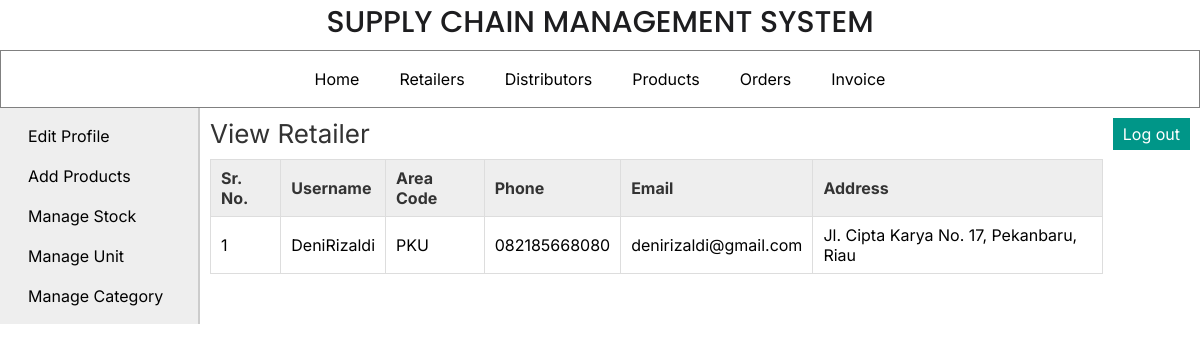
/manufacturer/view_retailer.php (signed in), run on the app's committed database.
### tables this page shows
CREATE TABLE `retailer` (
  `retailer_id` int(11) NOT NULL,
  `username` varchar(25) NOT NULL,
  `password` varchar(25) NOT NULL,
  `address` varchar(200) NOT NULL,
  `area_id` int(11) NOT NULL,
  `phone` varchar(12) NOT NULL,
  `email` varchar(50) DEFAULT NULL
);

CREATE TABLE `area` (
  `area_id` int(11) NOT NULL,
  `area_name` varchar(50) NOT NULL,
  `area_code` varchar(10) NOT NULL
);

### manufacturer/view_retailer.php (the view, shortened to what this page needs)
<?php
	include("../includes/config.php");
	if(isset($_SESSION['manufacturer_login'])) {
		if($_SESSION['manufacturer_login'] == true) {
			$query_selectRetailer = "SELECT * FROM retailer,area WHERE retailer.area_id=area.area_id";
			$result_selectRetailer = mysqli_query($con,$query_selectRetailer);
		}
		else {
			header('Location:../index.php');
		}
	}
	else {
		header('Location:../index.php');
	}
?>
<!DOCTYPE html>
<html>
<head>
	<link rel="stylesheet" href="../includes/main_style.css" >
</head>
<body>
	<?php
		include("../includes/header.inc.php");
		include("../includes/nav_manufacturer.inc.php");
		include("../includes/aside_manufacturer.inc.php");
	?>
	<section>
		<h1>View Retailer</h1>
		<form action="" method="POST" class="form">
		<table class="table_displayData">
			<tr>
				<th>Sr. No.</th>
				<th>Username</th>
				<th>Area Code</th>
				<th>Phone</th>
				<th>Email</th>
				<th>Address</th>
			</tr>
			<?php $i=1; while($row_selectRetailer = mysqli_fetch_array($result_selectRetailer)) { ?>
			<tr>
				<td> <?php echo $i; ?> </td>
				<td> <?php echo $row_selectRetailer['username']; ?> </td>
				<td> <?php echo $row_selectRetailer['area_code']; ?> </td>
				<td> <?php echo $row_selectRetailer['phone']; ?> </td>
				<td> <?php echo $row_selectRetailer['email']; ?> </td>
				<td> <?php echo $row_selectRetailer['address']; ?> </td>
			</tr>
			<?php $i++; } ?>
		</table>
		</form>
	</section>
</body>
</html>

### includes/main_style.css (style rules this page uses)
* { font-family: 'Inter', Helvetica, sans-serif; margin:0px; padding:0px; box-sizing: border-box; }
section { width:1000px; padding:10px; padding-bottom:40px; }
section h1 { margin-bottom:10px; font-weight:normal; color:#333; font-size: 26px; }
table { border-collapse: collapse; }
.table_displayData td, .table_displayData th { border:1px solid #ddd; padding: 8px 10px; text-align: left; }
.table_displayData th { background-color:#eee; color:#333; }

### data on the page
retailer: username "DeniRizaldi", area.area_code "PKU", phone "082185668080", email "denirizaldi@gmail.com", address "Jl. Cipta Karya No. 17, Pekanbaru, Riau"
